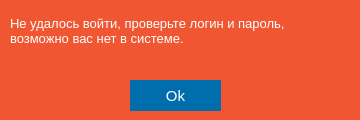
<?xml version="1.0" encoding="UTF-8"?>
<ui version="4.0">
 <class>Error</class>
 <widget class="QWidget" name="Error">
  <property name="geometry">
   <rect>
    <x>0</x>
    <y>0</y>
    <width>360</width>
    <height>120</height>
   </rect>
  </property>
  <property name="minimumSize">
   <size>
    <width>360</width>
    <height>120</height>
   </size>
  </property>
  <property name="maximumSize">
   <size>
    <width>360</width>
    <height>120</height>
   </size>
  </property>
  <property name="windowTitle">
   <string>Error</string>
  </property>
  <property name="windowIcon">
   <iconset>
    <normaloff>images/ico/pizza.ico</normaloff>images/ico/pizza.ico</iconset>
  </property>
  <property name="styleSheet">
   <string notr="true">background: #F05632;</string>
  </property>
  <widget class="QPushButton" name="okButton">
   <property name="geometry">
    <rect>
     <x>130</x>
     <y>80</y>
     <width>91</width>
     <height>31</height>
    </rect>
   </property>
   <property name="font">
    <font>
     <family>Arial</family>
     <pointsize>11</pointsize>
    </font>
   </property>
   <property name="styleSheet">
    <string notr="true">QPushButton{
border:none;
background: #006EAC;
line-height: 21px;

text-align: center;
color: #FFFFFF;}

QPushButton:hover{
background-color:#005da7;
}
QPushButton:pressed{
background-color:#2D9CDB;
}</string>
   </property>
   <property name="text">
    <string>Ok</string>
   </property>
  </widget>
  <widget class="QLabel" name="label">
   <property name="geometry">
    <rect>
     <x>10</x>
     <y>0</y>
     <width>321</width>
     <height>61</height>
    </rect>
   </property>
   <property name="font">
    <font>
     <family>Arial</family>
     <pointsize>10</pointsize>
    </font>
   </property>
   <property name="styleSheet">
    <string notr="true">line-height: 28px;
color: #FFFFFF;</string>
   </property>
   <property name="text">
    <string>Не удалось войти, проверьте логин и пароль,
возможно вас нет в системе.</string>
   </property>
  </widget>
 </widget>
 <resources/>
 <connections/>
</ui>
